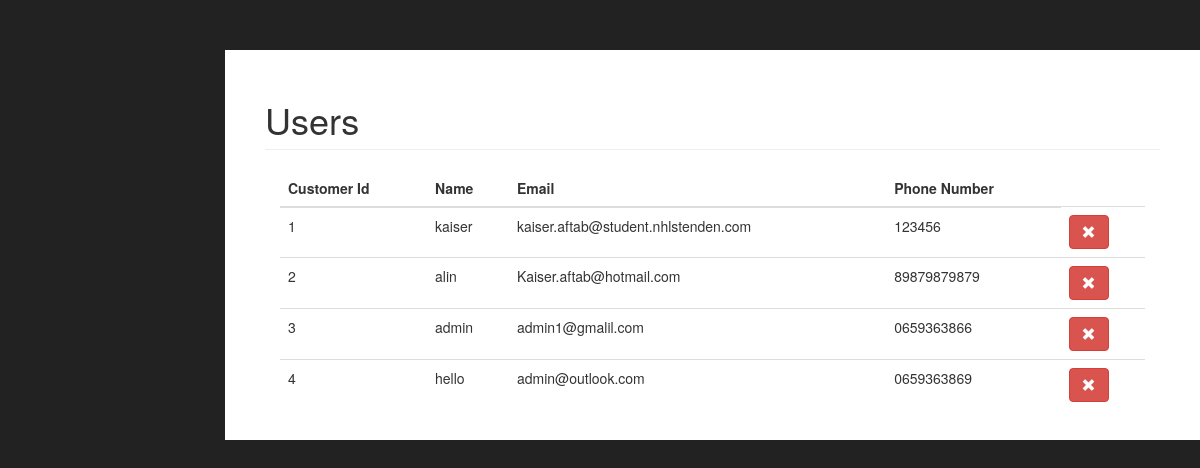
The page /admin/customer/users.php on the database its author committed.
### tables this page shows
CREATE TABLE `customer` (
  `CUSTOMER_ID` int(11) NOT NULL,
  `NAME` varchar(255) NOT NULL,
  `SURNAME` varchar(255) NOT NULL,
  `EMAIL` varchar(255) NOT NULL,
  `PASSWORD` varchar(255) NOT NULL,
  `PHONE_NUMBER` varchar(255) NOT NULL
);

### admin/functions.php (the view, shortened to what this page needs)
<?php
$connection = mysqli_connect("localhost","root","","service_it") or die("Connection Failed".mysqli_connect_error());
function query($sql){
    global $connection;
    return mysqli_query($connection, $sql);
}
function fetch_array($result)
{
    return mysqli_fetch_array($result);
}
function get_users()
{
    $query = query("SELECT * FROM customer ");
    while ($row = fetch_array($query))
    {
        $user = <<<DELIMETER
            <tr>
                <td>{$row['CUSTOMER_ID']} </td>
                <td>{$row['NAME']} </td>
                <td>{$row['EMAIL']}</td>
                <td>{$row['PHONE_NUMBER']}</td>
               <td> <a class='btn btn-danger' href = "delete_customer.php?delete&id={$row['CUSTOMER_ID']}"><span class='glyphicon glyphicon-remove'></span></a></td>
            </tr>
DELIMETER;
        echo $user;
    }
}
?>

### admin/customer/users.php (shortened to what this page needs)
<?php require_once("functions.php") ?>
<!DOCTYPE html>
<html lang="en">
<head>
    <link href="../css/bootstrap.min.css" rel="stylesheet">
    <link href="../css/sb-admin.css" rel="stylesheet">
    <link href="../css/plugins/morris.css" rel="stylesheet">
    <link href="../font-awesome/css/font-awesome.min.css" rel="stylesheet" type="text/css">
</head>
<body>
<div id="wrapper">
    <div id="page-wrapper">
        <div class="container-fluid">
            <div class="col-lg-12">
                <h1 class="page-header"> Users </h1>
                <div class="col-md-12">
                    <table class="table table-hover">
                        <thead>
                        <tr>
                            <th>Customer Id</th>
                            <th>Name</th>
                            <th>Email</th>
                            <th>Phone Number</th>
                        </tr>
                        </thead>
                        <tbody>
                                <?php  get_users();?>
                        </tbody>
                    </table>
                </div>
            </div>
        </div>
    </div>
</div>
</body>
</html>

### admin/css/sb-admin.css (style rules this page uses)
body { margin-top: 100px; background-color: #222; }
@media (min-width:768px) { body { margin-top: 50px; } }
#wrapper { padding-left: 0; }
#page-wrapper { width: 100%; padding: 0; background-color: #fff; }
@media (min-width:768px) { #wrapper { padding-left: 225px; } }
@media (min-width:768px) { #page-wrapper { padding: 10px; } }

### rows shown on the page
customer: CUSTOMER_ID "1", NAME "kaiser", EMAIL "kaiser.aftab@student.nhlstenden.com", PHONE_NUMBER "123456"
customer: CUSTOMER_ID "2", NAME "alin", EMAIL "Kaiser.aftab@hotmail.com", PHONE_NUMBER "89879879879"
customer: CUSTOMER_ID "3", NAME "admin", EMAIL "admin1@gmalil.com", PHONE_NUMBER "0659363866"
customer: CUSTOMER_ID "4", NAME "hello", EMAIL "admin@outlook.com", PHONE_NUMBER "0659363869"
